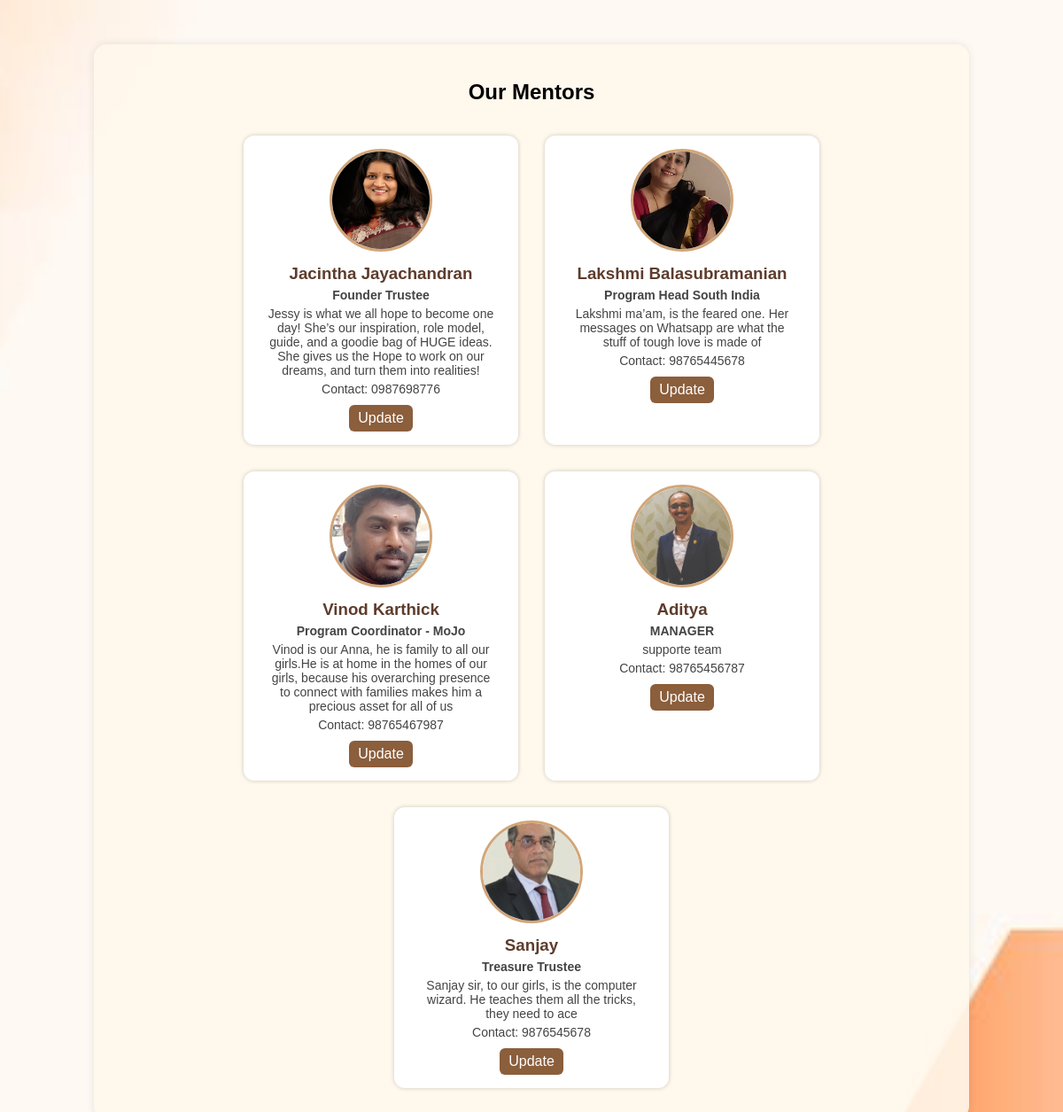
Page /contact (signed in) on the committed database.
### app.py (models this page shows)
class Mentor(db.Model):
    id = db.Column(db.Integer, primary_key=True)
    name = db.Column(db.String(100), nullable=False)
    position = db.Column(db.String(100), nullable=False)
    phone = db.Column(db.String(20), nullable=False)
    description = db.Column(db.Text, nullable=False)
    image = db.Column(db.String(100), nullable=True)

### app.py (the view)
@app.route('/contact')
def contact():
    mentors = Mentor.query.all()
    return render_template('contact.html', mentors=mentors)

### templates/contact.html (shortened to what this page needs)
<!DOCTYPE html>
<html lang="en">
<head>
</head>
<body>
    <div class="container">
        <h2>Our Mentors</h2>
        <div class="mentor-list">
            {% if mentors %}
                {% for mentor in mentors %}
                <div class="mentor">
                    <img src="{{ url_for('static', filename=mentor.image) if mentor.image else url_for('static', filename='default.jpg') }}" alt="{{ mentor.name }}">
                    <h3>{{ mentor.name }}</h3>
                    <p><strong>{{ mentor.position }}</strong></p>
                    <p>{{ mentor.description }}</p>
                    <p>Contact: {{ mentor.phone }}</p>
                    {% if session.get('admin') %}
                        <a href="{{ url_for('update_mentor', mentor_id=mentor.id) }}" class="update-btn">Update</a>
                    {% endif %}
                </div>
                {% endfor %}
            {% else %}
                <p>No mentors found. Please add one.</p>
            {% endif %}
        </div>
    </div>
</body>
</html>

### rows in the picture
Mentor: image (picture), name "Jacintha Jayachandran", position "Founder Trustee", description "Jessy is what we all hope to become one day! She’s our inspiration, role model, guide, and a goodie bag of HUGE ideas. She gives us the Hope to work on our dreams, and turn them into realities!", phone "0987698776"
Mentor: image (picture), name "Lakshmi Balasubramanian", position "Program Head South India", description "Lakshmi ma’am, is the feared one. Her messages on Whatsapp are what the stuff of tough love is made of", phone "98765445678"
Mentor: image (picture), name "Vinod Karthick", position "Program Coordinator - MoJo", description "Vinod is our Anna, he is family to all our girls.He is at home in the homes of our girls, because his overarching presence to connect with families makes him a precious asset for all of us", phone "98765467987"
Mentor: image (picture), name "Aditya", position "MANAGER", description "supporte team", phone "98765456787"
Mentor: image+name (picture), name "Sanjay", position "Treasure Trustee", description "Sanjay sir, to our girls, is the computer wizard. He teaches them all the tricks, they need to ace", phone "9876545678"
